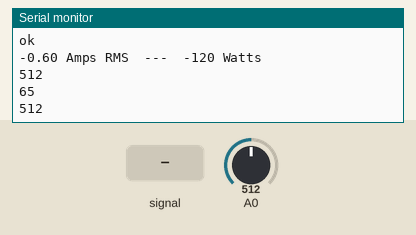
Bench run of a sketch on a simulated ESP8266 (NodeMCU). Shown: the last lines printed to the serial monitor. The test bench sets the inputs (shaded band); at power-on: A0 = 512. WiFi joins after 1.5 s; servers stay silent unless stated.

Above: at 2.7 s.
2.8 s: A0 fed a 200 Hz sine of ±81 counts around its level
At 4.6 s:
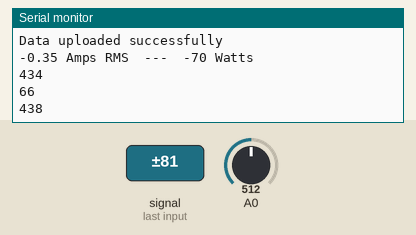
5.8 s: A0 set to 716
At 7.1 s:
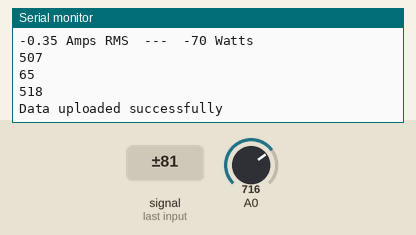
7.3 s: A0 fed a 1000 Hz sine of ±255 counts around its level
8.8 s: A0 set to 900
At 9.8 s:
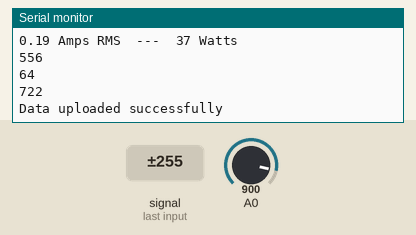
Timing chart, 0 to 11.3 s (numbered marks = the images above; inputs shaded):
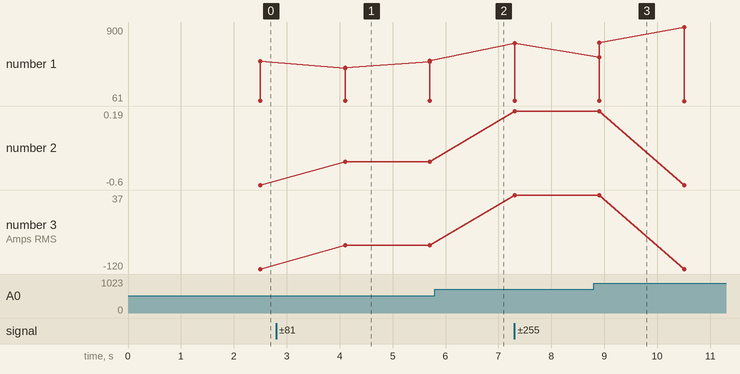

The sketch:

ESP32_Firebase.ino
```cpp
#include <Arduino.h>
#if defined(ESP32)
  #include <WiFi.h>
#elif defined(ESP8266)
  #include <ESP8266WiFi.h>
#endif
#include <Firebase_ESP_Client.h>

// Provide the token generation process info.
#include "addons/TokenHelper.h"
// Provide the RTDB payload printing info and other helper functions.
#include "addons/RTDBHelper.h"

#include <Filters.h>

// Insert your network credentials
#define WIFI_SSID "Vivo V29"
#define WIFI_PASSWORD "123456789"

// Insert Firebase project API Key
#define API_KEY "AIzaSyBH9icBuimosf0z8CYLVqPidjVFlTcEdpY"

// Insert RTDB URL
#define DATABASE_URL "https://predictive-maintainence-1841d-default-rtdb.firebaseio.com/"

// Define Firebase Data object
FirebaseData fbdo;

FirebaseAuth auth;
FirebaseConfig config;

unsigned long sendDataPrevMillis = 0;
int count = 0;
bool signupOK = false;

float testFrequency = 50; // test signal frequency (Hz)
int res=0;
float windowLength = 40.0/testFrequency; //how long to average the signal, for statistist
int sensor=0; //Sensor analog input, here it's AD
int therm=0;
int oil = 0;
int voltz = 0;
float intercept=-0.04; // to be adjusted based on calibration testing
const int sensorIn = 32;      // pin where the OUT pin from sensor is connected on Arduino
int mVperAmp = 185;           // this the 5A version of the ACS712 -use 100 for 20A Module and 66 for 30A Module
int Watt = 0;
double Voltage = 0;
double VRMS = 0;
double AmpsRMS = 0;
int oils;
int r;

float slope= 0.0405; // to be adjusted based on calibration testing

float current_volts; // Voltage
int temp=0;
unsigned long printPeriod = 1000; //Refresh rate

unsigned long previousMillis = 0;

void setup() {
  Serial.begin(115200);
  WiFi.begin(WIFI_SSID, WIFI_PASSWORD);
  Serial.print("Connecting to Wi-Fi");
  while (WiFi.status() != WL_CONNECTED) {
    Serial.print(".");
    delay(300);
  }
  Serial.println();
  Serial.print("Connected with IP: ");
  Serial.println(WiFi.localIP());
  Serial.println();

  /* Assign the api key (required) */
  config.api_key = API_KEY;

  /* Assign the RTDB URL (required) */
  config.database_url = DATABASE_URL;

  /* Sign up */
  if (Firebase.signUp(&config, &auth, "", "")) {
    Serial.println("ok");
    signupOK = true;
  } else {
    Serial.printf("%s\n", config.signer.signupError.message.c_str());
  }

  /* Assign the callback function for the long running token generation task */
  config.token_status_callback = tokenStatusCallback; // see addons/TokenHelper.h

  Firebase.begin(&config, &auth);
  Firebase.reconnectWiFi(true);
}

void loop() {
  if (Firebase.ready() && signupOK && (millis() - sendDataPrevMillis > 100 || sendDataPrevMillis == 0)) {
    sendDataPrevMillis = millis();

    sensor=analogRead(32); // read the analog in value:
    therm = analogRead(33);
    oils = analogRead(34);
    voltz = analogRead(35);

    Voltage = getVPP();
    VRMS = (Voltage/2.0) *0.707;   //root 2 is 0.707
    AmpsRMS = ((VRMS * 1000)/mVperAmp)-0.6; //0.3 is the error I got for my sensor

    Serial.print(AmpsRMS);
    Serial.print(" Amps RMS  ---  ");

    Watt = (AmpsRMS*240/1.2);
    Serial.print(Watt);
    Serial.println(" Watts");

    Serial.println(therm); //Displays the value
    temp = map(therm, 4095, 100, 29, 70);
    Serial.println(temp); //Displays the value

    //oils = analogRead(oil);
    Serial.println(oils);

    if(oils <= 100){
      r = 0;
    }

    else if(oils >=120 && oils <=200){
      r = 1;
    }

    else if(oils >=250){
      r = 2;
    }

    // Upload the analog sensor values to the Firebase Realtime Database
    if (Firebase.RTDB.setInt(&fbdo, "CURRENT", AmpsRMS) &&
        Firebase.RTDB.setInt(&fbdo, "VOLTAGE", voltz) &&
        Firebase.RTDB.setInt(&fbdo, "OIL VISCOSITY", r) &&
        Firebase.RTDB.setInt(&fbdo, "TEMPERATURE", temp)) {
      Serial.println("Data uploaded successfully");
    } else {
      Serial.println("Failed to upload data");
      Serial.println("REASON: " + fbdo.errorReason());
    }

    count++;
  }
}

float getVPP()
{
  float result;
  int readValue;                // value read from the sensor
  int maxValue = 0;             // store max value here
  int minValue = 4096;          // store min value here ESP32 ADC resolution

   uint32_t start_time = millis();
   while((millis()-start_time) < 1000) //sample for 1 Sec
   {
       readValue = analogRead(sensorIn);
       // see if you have a new maxValue
       if (readValue > maxValue)
       {
           //record the maximum sensor value/
           maxValue = readValue;
       }
       if (readValue < minValue)
       {
           //record the minimum sensor value/
           minValue = readValue;
       }
   }

   // Subtract min from max
   result = ((maxValue - minValue) * 3.3)/4096.0; //ESP32 ADC resolution 4096

   return result;
 }
```

Measured:
- after the input at 2.8 s, the serial monitor: prints a new line after 1.3 s (image 1)
- plotted number 1: 512 → 518 after the input at 2.8 s, 716 → 900 after the input at 8.8 s
- plotted number 2: -0.6 → -0.35 after the input at 2.8 s, -0.35 → 0.19 after the input at 7.3 s, 0.19 → -0.6 after the input at 8.8 s
- plotted number 3: -120 → -70 after the input at 2.8 s, -70 → 37 after the input at 7.3 s, 37 → -120 after the input at 8.8 s
